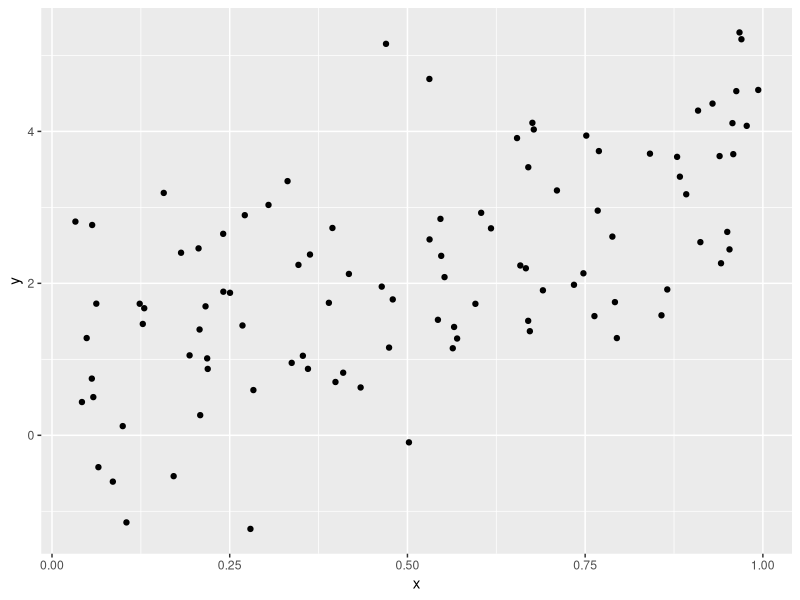

Recreate this plot in R.
## ---- chunk 1
library(tidyverse)

plot_df = 
  tibble(
    x = runif(100),
    y = 1 + 2  * x + rnorm(100)
  )

plot_df %>%
  ggplot(aes(x = x, y = y)) +
  geom_point()
